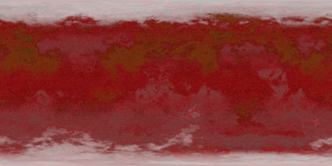
#> input picture images/textures_exoplanet/Martian/Martian01.png, 332 x 166 px, shrunk from 1024 x 512 before the run
$ python make_martian_atlas.py
#> lines starting #> are read from the running program, lines starting #| are printed output that depends on the picture
import json
import os
from PIL import Image

# Configuration
INPUT_FILES = [
    "Martian01.png",
    "Martian02.png",
    "Martian03.png",
    "Martian04.png",
    "Martian05.png",
]
COLUMNS = 3
ROWS = 2
PADDING = 4  # pixels around and between tiles
OUTPUT_IMAGE = "Martian_atlas.png"
OUTPUT_JSON = "Martian_atlas.json"


def main():
    base_dir = os.path.dirname(os.path.abspath(__file__))

    # Load images, keeping only those that exist
    tiles = []
    for name in INPUT_FILES:
        path = os.path.join(base_dir, name)
        if not os.path.isfile(path):
            print(f"Warning: missing file {name}, skipping.")
            tiles.append(None)
            continue
        img = Image.open(path).convert("RGBA")
#> img is the input picture: PIL image 332x166 RGBA; mean R, G, B, A 139.4, 62.7, 59.5, 255
        tiles.append({
            "name": name,
            "image": img,
            "w": img.width,
            "h": img.height,
        })

    # Place up to ROWS*COLUMNS tiles
    max_tiles = COLUMNS * ROWS
#> max_tiles = 6
    if len(tiles) > max_tiles:
        tiles = tiles[:max_tiles]
    else:
        # Pad list to full grid length with None
        tiles += [None] * (max_tiles - len(tiles))

    # Compute column widths and row heights (max per column/row)
    col_widths = [0] * COLUMNS
    row_heights = [0] * ROWS
    for idx, tile in enumerate(tiles):
        r = idx // COLUMNS
        c = idx % COLUMNS
        if tile is None:
            continue
        col_widths[c] = max(col_widths[c], tile["w"])
        row_heights[r] = max(row_heights[r], tile["h"])

    # Compute atlas size with padding around and between
    total_width = PADDING + sum(col_widths) + (COLUMNS * PADDING)
    total_height = PADDING + sum(row_heights) + (ROWS * PADDING)

    # Compute x offsets for each column and y offsets for each row
    x_offsets = []
    acc = PADDING
    for cw in col_widths:
        x_offsets.append(acc)
        acc += cw + PADDING

    y_offsets = []
    acc = PADDING
    for rh in row_heights:
        y_offsets.append(acc)
        acc += rh + PADDING

    # Create atlas and paste tiles
    atlas = Image.new("RGBA", (total_width, total_height), (0, 0, 0, 0))
#> atlas: PIL image 1012x344 RGBA; every value is 0

    frames = {}
    for idx, tile in enumerate(tiles):
        r = idx // COLUMNS
        c = idx % COLUMNS
        x = x_offsets[c]
        y = y_offsets[r]
        if tile is None:
            continue
        img = tile["image"]
        atlas.paste(img, (x, y))
        frames[tile["name"]] = {
            "frame": {"x": x, "y": y, "w": tile["w"], "h": tile["h"]},
            "rotated": False,
            "trimmed": False,
            "spriteSourceSize": {"x": 0, "y": 0, "w": tile["w"], "h": tile["h"]},
            "sourceSize": {"w": tile["w"], "h": tile["h"]},
        }
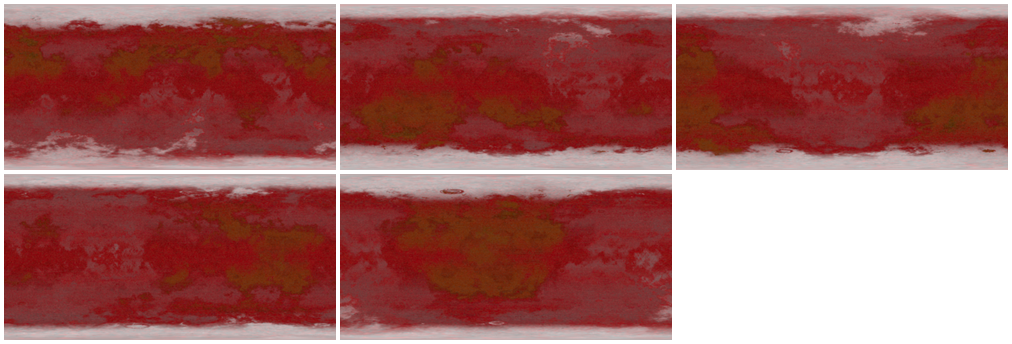
#> atlas: PIL image 1012x344 RGBA; mean R, G, B, A 109.7, 48.8, 46.2, 201.8; transparent parts drawn white
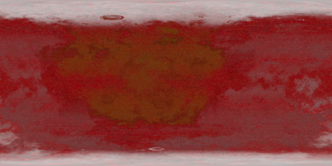
#> img: PIL image 332x166 RGBA; mean R, G, B, A 138.4, 63.7, 59.1, 255

    # Save outputs
    out_img_path = os.path.join(base_dir, OUTPUT_IMAGE)
    out_json_path = os.path.join(base_dir, OUTPUT_JSON)
    atlas.save(out_img_path, format="PNG")

    meta = {
        "app": "Cascade Atlas Builder",
        "version": 1,
        "image": OUTPUT_IMAGE,
        "size": {"w": total_width, "h": total_height},
        "scale": "1",
        "padding": PADDING,
        "grid": {"columns": COLUMNS, "rows": ROWS},
    }

    data = {"frames": frames, "meta": meta}
    with open(out_json_path, "w", encoding="utf-8") as f:
        json.dump(data, f, ensure_ascii=False, indent=2)

    print(f"Wrote {OUTPUT_IMAGE} and {OUTPUT_JSON}")


if __name__ == "__main__":
    main()
